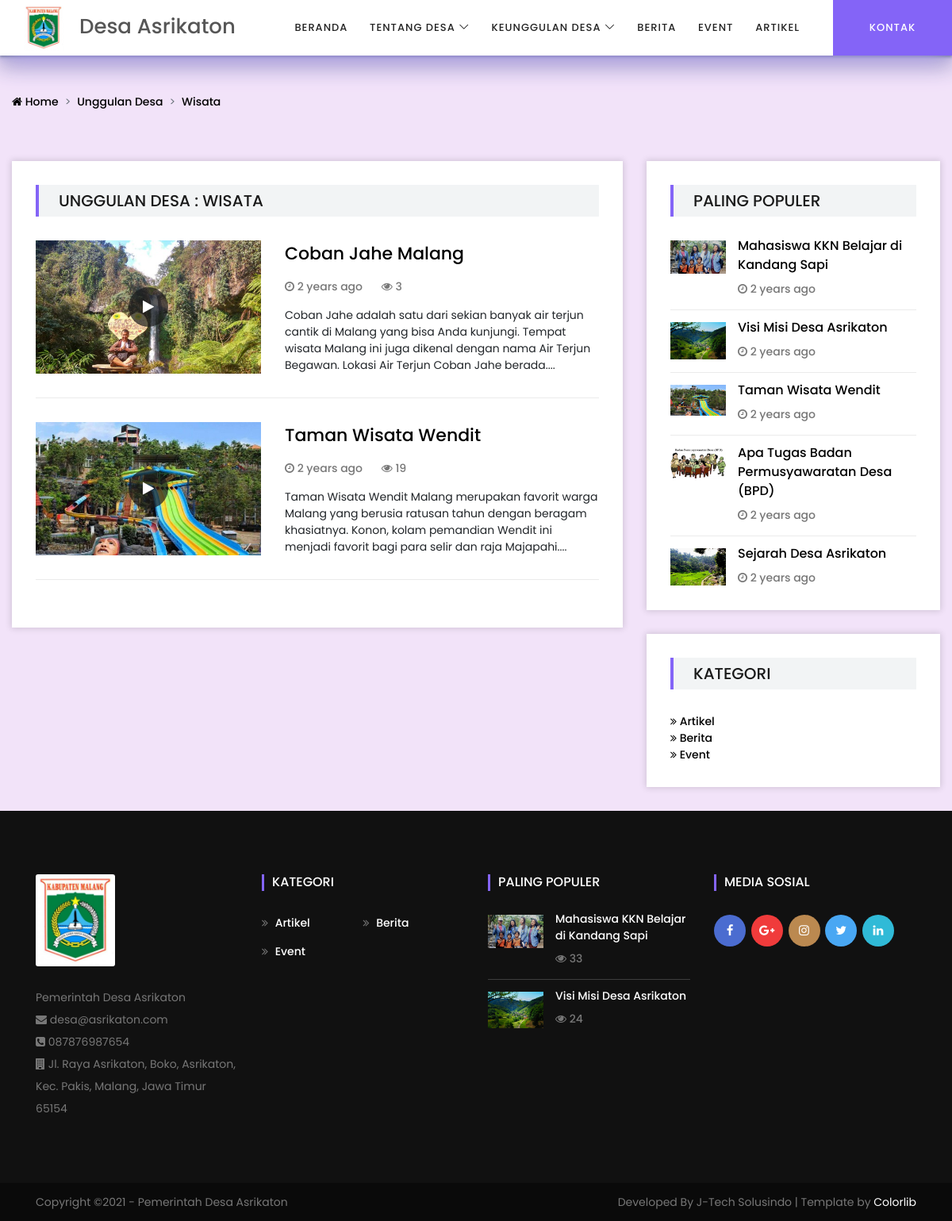
The page /unggulan_desa/wisata on the database its author committed.
### tables this page shows
CREATE TABLE `informasi_desa`  (
  `ID` int(11) NOT NULL AUTO_INCREMENT,
  `ID_KLIEN` int(11) NULL DEFAULT NULL,
  `NAMA` varchar(255) NULL DEFAULT NULL,
  `LOGO` varchar(255) NULL DEFAULT NULL,
  `ALAMAT` text NULL,
  `EMAIL` varchar(255) NULL DEFAULT NULL,
  `TELEPON` varchar(255) NULL DEFAULT NULL,
  `LOGO_KECIL` varchar(255) NULL DEFAULT NULL,
  `META_DESC` mediumtext NULL,
  `META_KEYWORD` text NULL,
  `LOKASI_LAT` varchar(255) NULL DEFAULT NULL,
  `LOKASI_LONG` varchar(255) NULL DEFAULT NULL,
  PRIMARY KEY (`ID`) USING BTREE,
  INDEX `id_klien_informasi_desa`(`ID_KLIEN`) USING BTREE,
  CONSTRAINT `id_klien_informasi_desa` FOREIGN KEY (`ID_KLIEN`) REFERENCES `klien` (`ID`) ON DELETE CASCADE ON UPDATE CASCADE
);

CREATE TABLE `artikel`  (
  `ID` int(11) NOT NULL AUTO_INCREMENT,
  `JUDUL` varchar(255) NULL DEFAULT NULL,
  `KONTEN` text NULL,
  `KATEGORI` text NULL,
  `GAMBAR_FULL` varchar(255) NULL DEFAULT NULL,
  `GAMBAR_ADMIN` varchar(255) NULL DEFAULT NULL,
  `CREATED_ON` datetime(0) NULL DEFAULT NULL,
  `META_DESC` mediumtext NULL,
  `META_KEYWORD` mediumtext NULL,
  `SLUG_URL` mediumtext NULL,
  `IS_SLIDE` tinyint(2) NULL DEFAULT 0 COMMENT '1=ya,0=tidak',
  `JUM_VIEW` int(11) NULL DEFAULT 0,
  `TENTANG_DESA` int(11) NULL DEFAULT NULL,
  `UNGGULAN_DESA` int(11) NULL DEFAULT NULL,
  PRIMARY KEY (`ID`) USING BTREE,
  INDEX `tentang_desa_id`(`TENTANG_DESA`) USING BTREE,
  INDEX `unggulan_desa_id`(`UNGGULAN_DESA`) USING BTREE,
  CONSTRAINT `tentang_desa_id` FOREIGN KEY (`TENTANG_DESA`) REFERENCES `tentang_desa` (`ID`) ON DELETE CASCADE ON UPDATE CASCADE,
  CONSTRAINT `unggulan_desa_id` FOREIGN KEY (`UNGGULAN_DESA`) REFERENCES `menu_unggulan_desa` (`ID`) ON DELETE CASCADE ON UPDATE CASCADE
);

CREATE TABLE `web_kategori`  (
  `ID` int(11) NOT NULL AUTO_INCREMENT,
  `NAMA` varchar(255) NULL DEFAULT NULL,
  `SLUG_URL_KAT` varchar(255) NULL DEFAULT NULL,
  `KODE_KAT` varchar(255) NULL DEFAULT NULL,
  PRIMARY KEY (`ID`) USING BTREE
);

### application/views/web/kategori.php (the view, shortened to what the rows shown need)
<div class="archive-post-area mt-3">
    <div class="container" style="max-width: 1240px;">
        <div class="row justify-content-center">
            <div class="col-12 col-xl-8">
                <div class="archive-posts-area bg-white p-30 mb-30 box-shadow">
                    <?php
                    	if($postingan->num_rows()>0){
                    	foreach ($postingan->result_array() as $key => $post) {
                    	$url_artikel = base_url('post/'.$post['SLUG_URL']);
                    ?>
                    <div class="single-catagory-post d-flex flex-wrap">
                        <div class="post-thumbnail bg-img" style="background-image: url(<?= base_url($post['GAMBAR_ADMIN']) ?>);">
                            <a href="<?= $url_artikel ?>" class="video-play"><i class="fa fa-play"></i></a>
                        </div>
                        <div class="post-content">
                            <a href="<?= $url_artikel ?>" class="post-title"><?= $post['JUDUL'] ?></a>
                            <div class="post-meta-2">
                                <a href="#"><i class="fa fa-clock-o" aria-hidden="true"></i> <?= waktu_lalu($post['CREATED_ON']) ?></a>
                                <a href="#"><i class="fa fa-eye" aria-hidden="true"></i> <?= $post['JUM_VIEW'] ?></a>
                            </div>
                            <?= html_cut(strip_tags($post['KONTEN']),200).'....' ?>
                        </div>
                    </div>
                	<?php }}else{echo "Data Tidak Ditemukan";} ?>
                </div>
            </div>
            <?php include('sidebar.php') ?>
        </div>
    </div>
</div>

### application/views/web/footer.php (shortened to what the rows shown need)
<footer class="footer-area">
       <div class="container">
           <div class="row">
               <div class="col-12 col-sm-6 col-lg-3">
                   <div class="footer-widget">
                       <a href="javascript:void(0)" class="foo-logo"><img src="<?= base_url($informasi_desa->LOGO) ?>" alt="" style="width: 100px;border-radius: 3px;"></a>
                       <p>
                       	Pemerintah <?= $informasi_desa->NAMA ?><br/>
                       	<i class="fa fa-envelope"></i> <?= $informasi_desa->EMAIL ?><br/>
                       	<i class="fa fa-phone-square"></i> <?= $informasi_desa->TELEPON ?><br/>
                       	<i class="fa fa-building"></i> <?= $informasi_desa->ALAMAT ?>
                   	</p>
                   </div>
               </div>
               <div class="col-12 col-sm-6 col-lg-3">
                   <div class="footer-widget">
                       <nav class="footer-widget-nav">
                           <ul>
                           	<?php foreach ($kategori_footer as $key => $value) { ?>
                               <li><a href="<?= base_url('kategori/'.$value->SLUG_URL_KAT) ?>"><i class="fa fa-angle-double-right" aria-hidden="true"></i> <?= $value->NAMA ?></a></li>
                               <?php }?>
                           </ul>
                       </nav>
                   </div>
               </div>
               <div class="col-12 col-sm-6 col-lg-3">
                   <div class="footer-widget">
                       <?php foreach ($artikel_populer_footer as $key => $value) {?>
                       <div class="single-blog-post style-2 d-flex">
                           <div class="post-thumbnail">
                               <img src="<?= base_url($value->GAMBAR_ADMIN) ?>" alt="">
                           </div>
                           <div class="post-content">
                               <a href="<?= base_url('post/'.$value->SLUG_URL) ?>" class="post-title"><?= $value->JUDUL ?></a>
                               <div class="post-meta d-flex justify-content-between">
                                   <a href="#"><i class="fa fa-eye" aria-hidden="true"></i> <?= $value->JUM_VIEW ?></a>
                               </div>
                           </div>
                       </div>
                   	<?php } ?>
                   </div>
               </div>
           </div>
       </div>
       <div class="copywrite-area">
           <div class="container">
               <div class="row">
                   <div class="col-12 col-sm-6">
                       <p class="copywrite-text">
           				Copyright &copy;<script>document.write(new Date().getFullYear());</script> - Pemerintah <?= $informasi_desa->NAMA ?></p>
                   </div>
               </div>
           </div>
       </div>
   </footer>

### application/views/web/sidebar.php (shortened to what the rows shown need)
<div class="col-12 col-md-6 col-lg-5 col-xl-4">
                    <div class="sidebar-area bg-white p-30 mb-30 box-shadow">
                     <div class="single-sidebar-widget">
                <?php
                    foreach ($artikel_populer_sidebar as $key => $post) {
                    $url_post = base_url('post/'.$post['SLUG_URL']);
                ?>
                    <div class="single-blog-post d-flex">
                        <div class="post-thumbnail">
                            <img src="<?= base_url($post['GAMBAR_ADMIN']) ?>" alt="">
                        </div>
                        <div class="post-content">
                            <a href="<?= $url_post ?>" class="post-title"><?= $post['JUDUL'] ?></a>
                            <div class="post-meta d-flex justify-content-between">
                                 <a href="#"><i class="fa fa-clock-o" aria-hidden="true"></i> <?= waktu_lalu($post['CREATED_ON']) ?></a>
                            </div>
                        </div>
                    </div>
                <?php } ?>
            </div>
                    </div>
                     <div class="sidebar-area bg-white mb-30 box-shadow">
                        <div class="single-sidebar-widget p-30">
                            <ul class="footer-widget">
                            	<?php foreach ($kategori_footer as $key => $value) { ?>
                                <li><a href="<?= base_url('kategori/'.$value->SLUG_URL_KAT) ?>"><span><i class="fa fa-angle-double-right" aria-hidden="true"></i> <?= $value->NAMA ?></span> <span></span></a></li>
                                <?php }?>
                            </ul>
                        </div>
                    </div>
                </div>

### application/views/web/header.php (shortened to what the rows shown need)
<header class="header-area">
        <div class="mag-main-menu" id="sticker">
            <div class="classy-nav-container breakpoint-off">
                <nav class="classy-navbar justify-content-between" id="magNav">
                    <a href="<?= base_url() ?>" class="nav-brand"><img src="<?= base_url($informasi_desa->LOGO) ?>" alt=""><?= $informasi_desa->NAMA ?></a>
                    <div class="nav-content d-flex align-items-center">
                        <div class="classy-menu">
                        </div>
                        <div class="top-meta-data d-flex align-items-center">
                        </div>
                    </div>
                </nav>
            </div>
        </div>
    </header>

### rows shown on the page
informasi_desa: LOGO (picture), NAMA "Desa Asrikaton", EMAIL "desa@asrikaton.com", TELEPON "087876987654", ALAMAT "Jl. Raya Asrikaton, Boko, Asrikaton, Kec. Pakis, Malang, Jawa Timur 65154"
artikel: GAMBAR_ADMIN (picture), JUDUL "Coban Jahe Malang", CREATED_ON "2 years ago", JUM_VIEW "3", KONTEN "Coban Jahe adalah satu dari sekian banyak air terjun cantik di Malang yang bisa Anda kunjungi. Tempat wisata Malang ini juga dikenal dengan nama Air Terjun Begawan. Lokasi Air Terjun Coban Jahe berada"
artikel: GAMBAR_ADMIN (picture), JUDUL "Taman Wisata Wendit", CREATED_ON "2 years ago", JUM_VIEW "19", KONTEN "Taman Wisata Wendit Malang merupakan favorit warga Malang yang berusia ratusan tahun dengan beragam khasiatnya. Konon, kolam pemandian Wendit ini menjadi favorit bagi para selir dan raja Majapahi"
artikel: GAMBAR_ADMIN (picture), JUDUL "Mahasiswa KKN Belajar di Kandang Sapi", CREATED_ON "2 years ago", JUM_VIEW "33"
artikel: GAMBAR_ADMIN (picture), JUDUL "Visi Misi Desa Asrikaton", CREATED_ON "2 years ago", JUM_VIEW "24"
artikel: GAMBAR_ADMIN (picture), JUDUL "Apa Tugas Badan Permusyawaratan Desa (BPD)", CREATED_ON "2 years ago"
artikel: GAMBAR_ADMIN (picture), JUDUL "Sejarah Desa Asrikaton", CREATED_ON "2 years ago"
web_kategori: NAMA "Artikel"
web_kategori: NAMA "Berita"
web_kategori: NAMA "Event"

### other values the page prints
str_replace('_', ' ', $segment) "Unggulan Desa"
str_replace('_', ' ', $segment) "Wisata"
$page_title "UNGGULAN DESA : WISATA"
